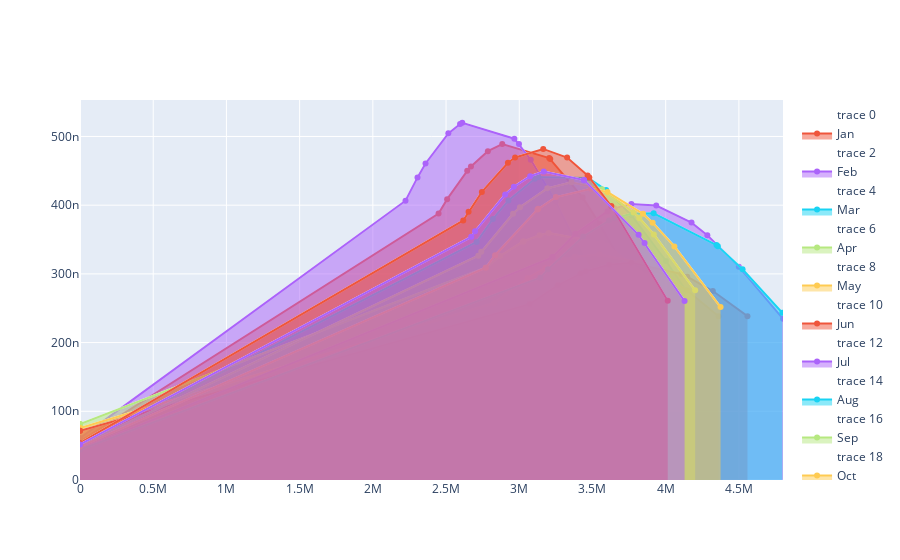

Notebook code for this chart:
### Code cell
from plotly.subplots import make_subplots
figure = go.Figure()
for idx,month in enumerate(month_list) : 
    y = idx+1 
    df = ts_pivot.loc[:,[month]].fillna(0)
    df['kde'] = kde(df[month]).evaluate(df[month])
    df.sort_values(month,ascending=False,inplace=True)
#     figure.append_trace(go.Scatter(
#         x = df[month],y=df['kde'],fill='tozeroy',name=f'{month}'
    
#     ),row=y,col=1)
#     for index, year in enumerate(year_list):
    figure.add_trace(go.Scatter(
                            x=df[month], y= df['kde'] ,
                            mode='lines',
                            line_color='white'))
    
    figure.add_trace(go.Scatter(
                            x=df[month], y= df['kde'] ,
                            fill='tozeroy',
                            name=f'{month}'))
    
    # plotly.graph_objects' way of adding text to a figure
#     figure.add_annotation(
#                         x=-20,
#                         y=len(year_list)-index,
#                         text=f'{month}',
#                         showarrow=False,
#                         yshift=10)

figure.show()
